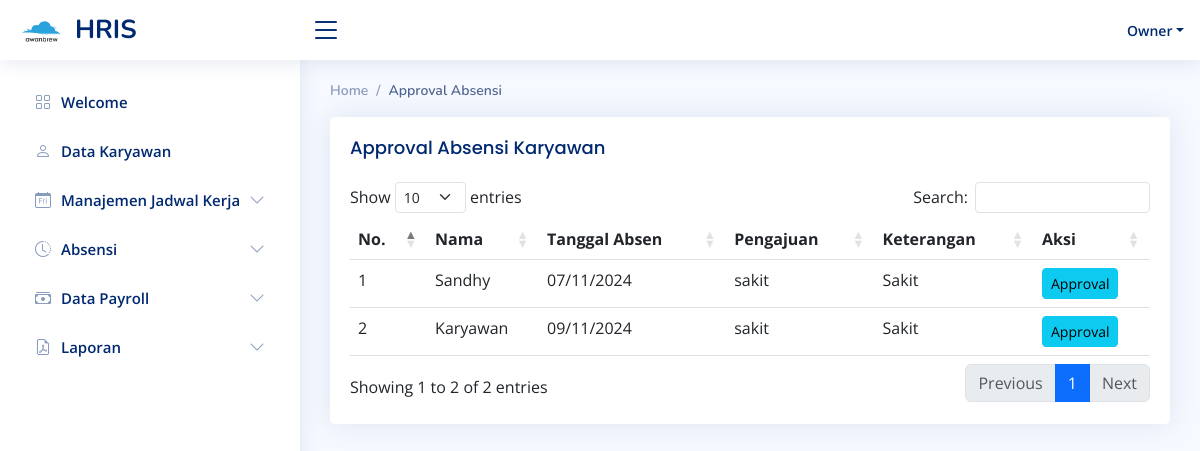
The app's page /?page=approval_absen (signed in) with its own data.
### tables this page shows
CREATE TABLE `tb_absen` (
  `id` int(11) NOT NULL,
  `id_karyawan` varchar(255) NOT NULL,
  `tanggal_absen` varchar(255) NOT NULL,
  `surat_sakit` varchar(255) DEFAULT NULL,
  `keterangan` varchar(255) NOT NULL,
  `type_absen` varchar(255) DEFAULT NULL,
  `status` varchar(255) DEFAULT NULL
);

CREATE TABLE `tb_user` (
  `id` int(11) NOT NULL,
  `name` varchar(255) NOT NULL,
  `password` varchar(255) NOT NULL,
  `role` varchar(255) DEFAULT NULL,
  `salary` varchar(255) DEFAULT NULL,
  `upah_lembur` varchar(255) DEFAULT NULL
);

### pages/absensi/approval_absen.php (the view, shortened to what this page needs)
<?php
include 'koneksi.php';
?>
<div class="pagetitle">
    <nav>
        <ol class="breadcrumb">
            <li class="breadcrumb-item">Home</li>
            <li class="breadcrumb-item active">Approval Absensi</li>
        </ol>
    </nav>
</div>
<section class="section">
    <div class="row">
        <div class="col-lg-12">
            <div class="card">
                <div class="card-body">
                    <h5 class="card-title">
                        Approval Absensi Karyawan
                    </h5>
                    <table class="table" id="datatable">
                        <thead>
                            <tr>
                                <th>No.</th>
                                <th>Nama</th>
                                <th>Tanggal Absen</th>
                                <th>Pengajuan</th>
                                <th>Keterangan</th>
                                <th>Aksi</th>
                            </tr>
                        </thead>
                        <tbody>
                            <?php
                            $no = 1;
                            $sql = $conn->query(" SELECT ta.*, tu.name FROM tb_absen ta LEFT JOIN tb_user tu ON ta.id_karyawan = tu.id WHERE status = 'submit' ");
                            while ($data = $sql->fetch_assoc()) {
                            ?>
                                <tr>
                                    <td><?php echo $no++; ?></td>
                                    <td><?php echo $data["name"];  ?></td>
                                    <td><?php echo date("d/m/Y", strtotime($data["tanggal_absen"]));  ?></td>
                                    <td><?php echo $data["type_absen"];  ?></td>
                                    <td><?php echo $data["keterangan"];  ?></td>
                                    <td>
                                        <form action="index.php?page=view_absen" method="POST" style="display:inline;">
                                            <button type="submit" class="btn btn-info btn-sm"><i class="fa fa-edit"></i> Approval </button>
                                        </form>
                                    </td>
                                </tr>
                            <?php } ?>
                        </tbody>
                    </table>
                </div>
            </div>
        </div>
    </div>
</section>

### assets/css/style.css (style rules this page uses)
:root { scroll-behavior: smooth; }
body { font-family: "Open Sans", sans-serif; background: #f6f9ff; color: #444444; }
h1, h2, h3, h4, h5, h6 { font-family: "Nunito", sans-serif; }
.pagetitle { margin-bottom: 10px; }
.card { margin-bottom: 30px; border: none; border-radius: 5px; box-shadow: 0px 0 30px rgba(1, 41, 112, 0.1); }
.card-title { padding: 20px 0 15px 0; font-size: 18px; font-weight: 500; color: #012970; font-family: "Poppins", sans-serif; }
.card-body { padding: 0 20px 20px 20px; }
.breadcrumb { font-size: 14px; font-family: "Nunito", sans-serif; color: #899bbd; font-weight: 600; }
.breadcrumb .breadcrumb-item::before { color: #899bbd; }
.breadcrumb .active { color: #51678f; font-weight: 600; }

### records on screen
tb_absen: tb_user.name "Sandhy", tanggal_absen "07/11/2024", type_absen "sakit", keterangan "Sakit"
tb_absen: tb_user.name "Karyawan", tanggal_absen "09/11/2024", type_absen "sakit", keterangan "Sakit"

### other values on screen
$username "Owner"
